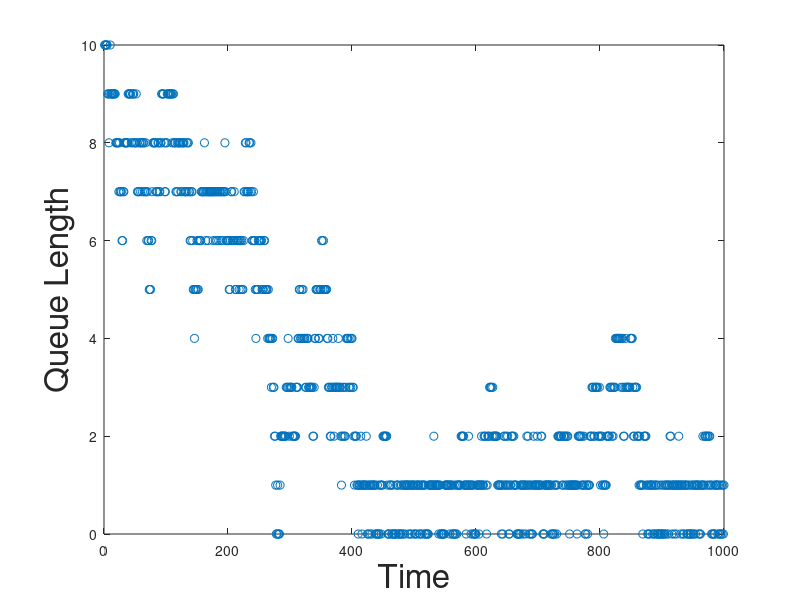
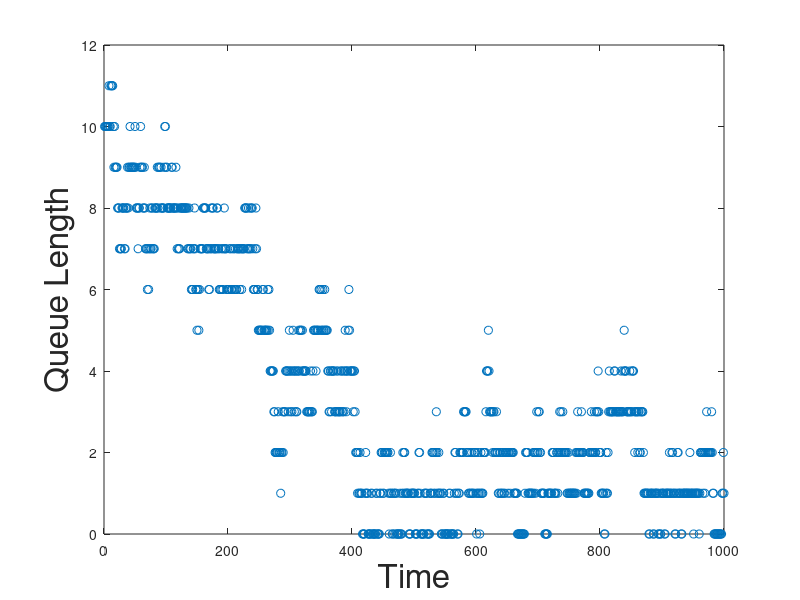

The MATLAB source for these figures, in order:
% Queue lengths for priority max weight for Bernoulli arrivals.
% Figure 2


clc; clear all; close all;


N = 1000;    % Number of time slots for which the algorithm is run
T = 3;       % Impatience time of Person A


% Initializations
a1 = zeros(N,1);
a2 = zeros(N,1);
Q1 = zeros(N,1);
Q2 = zeros(N,1);

% Initial value
Q1(1) = 10; Q2(1) = 10;

% Bernoulli arrival rates
p1 = 0.6;  p2 =  0.3;


%% Allocation

for t = 1: N-1
    
    if rand(1)<p1
        a1(t+1) = 1;
    end
    
    if rand(1)<p2
        a2(t+1) = 1;
    end
    
    b1 = 0; b2 = 0; % Allocation
    
    
    % Priority max weight
    if mod(t,T) == 1
        b1 = 1;
    elseif Q1(t) >= Q2(t)
        b1 = 1;
    else b2 = 1;
        
    end
    
    Q1(t+1) = max(Q1(t)-b1,0) + a1(t+1);
    
    Q2(t+1) = max(Q2(t)-b2,0) + a2(t+1);
    
    
end


%% Figures


figure; plot(Q1,'o'); %title('Q1','fontsize',24)
xlabel('Time','fontsize',24)
ylabel('Queue Length','fontsize',24)
%export_fig Bernoulli_1.pdf -transparent

figure; plot(Q2,'o'); %title('Q2','fontsize',24)
xlabel('Time','fontsize',24)
ylabel('Queue Length','fontsize',24)
%export_fig Bernoulli_2.pdf -transparent
